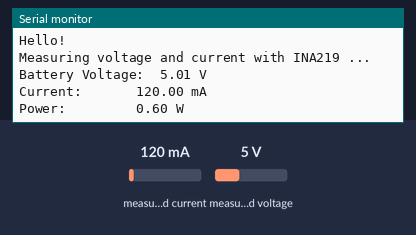
A sketch run on a simulated Arduino Leonardo, built with avr-gcc and run on an emulated ATmega32U4. Parts: the last lines printed to the serial monitor. Inputs (shaded band) come from the test bench; at power-on: measured current 120 mA, measured voltage 5 V.

Above: at 1.2 s.
1.3 s: measured current set to 40 mA
At 2.6 s:
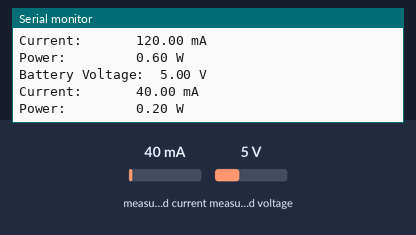
3.4 s: measured voltage set to 0.3 V
At 4.4 s:
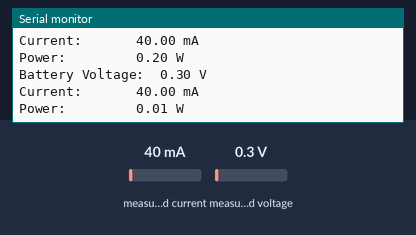
5.5 s: measured current set to 500 mA
At 7.4 s:
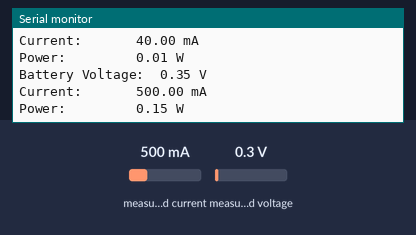
Timing chart, 0 to 8.9 s (numbered marks = the images above; inputs shaded):
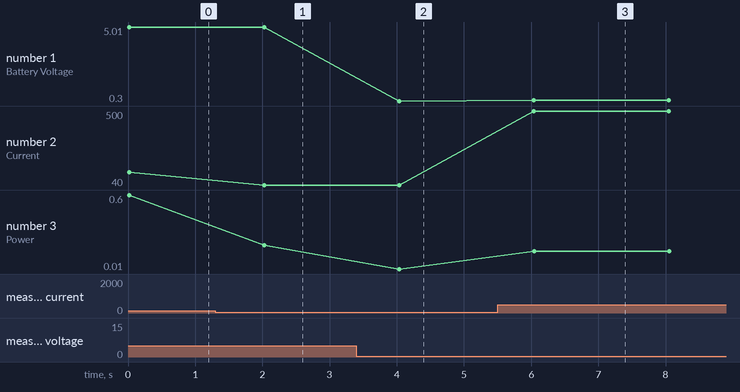

The sketch:

getcurrent.ino
```cpp
#include <Wire.h>
#include <Adafruit_INA219.h>

Adafruit_INA219 ina219;


void setup(void)
{
  Serial.begin(115200);
  while (!Serial) {
      // will pause Zero, Leonardo, etc until serial console opens
      delay(1);
  }

  uint32_t currentFrequency;

  Serial.println("Hello!");

  // Initialize the INA219.
  // By default the initialization will use the largest range (32V, 2A).  However
  // you can call a setCalibration function to change this range (see comments).
  ina219.begin();
  // To use a slightly lower 32V, 1A range (higher precision on amps):
  //ina219.setCalibration_32V_1A();
  // Or to use a lower 16V, 400mA range (higher precision on volts and amps):
  //ina219.setCalibration_16V_400mA();

  Serial.println("Measuring voltage and current with INA219 ...");
}

void loop(void)
{
  float shuntvoltage = 0;
  float busvoltage = 0;
  float current_mA = 0;
  float loadvoltage = 0;
  float power = 0;

  shuntvoltage = ina219.getShuntVoltage_mV();
  busvoltage = ina219.getBusVoltage_V();
  current_mA = ina219.getCurrent_mA();
  loadvoltage = busvoltage + (shuntvoltage / 1000);
  power = busvoltage * (current_mA/1000);

//  Serial.print("Bus Voltage:   "); Serial.print(busvoltage); Serial.println(" V");
//  Serial.print("Shunt Voltage: "); Serial.print(shuntvoltage); Serial.println(" mV");
  Serial.print("Battery Voltage:  "); Serial.print(loadvoltage); Serial.println(" V");
  Serial.print("Current:       "); Serial.print(current_mA); Serial.println(" mA");
  Serial.print("Power:         "); Serial.print(power); Serial.println(" W");
  Serial.println("");

  delay(2000);
}
```

Measured:
- after the input at 1.3 s, the serial monitor: prints a new line after 0.73 s (image 1)
- after the input at 3.4 s, the serial monitor: prints a new line after 0.63 s (image 2)
- after the input at 5.5 s, the serial monitor: prints a new line after 0.54 s (image 3)
- plotted number 1: 5.01 → 5 after the input at 1.3 s, 5 → 0.3 after the input at 3.4 s, 0.3 → 0.35 after the input at 5.5 s
- plotted number 2: 120 → 40 after the input at 1.3 s, 40 → 500 after the input at 5.5 s
- plotted number 3: 0.6 → 0.2 after the input at 1.3 s, 0.2 → 0.01 after the input at 3.4 s, 0.01 → 0.15 after the input at 5.5 s
